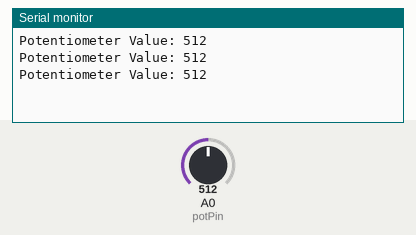
The sketch below on a simulated Arduino Uno, built with avr-gcc and run on an emulated ATmega328P. Parts: the last lines printed to the serial monitor. The inputs (shaded band) are chosen by the test bench; at power-on: A0 (potPin) = 512.

Above: at 1.3 s.
1.4 s: A0 (potPin) set to 716
At 1.9 s:
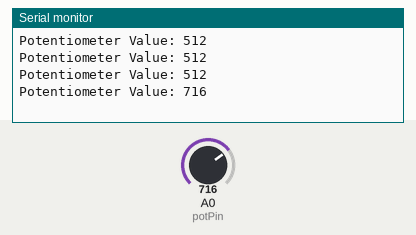
2.9 s: A0 (potPin) set to 900
At 3.4 s:
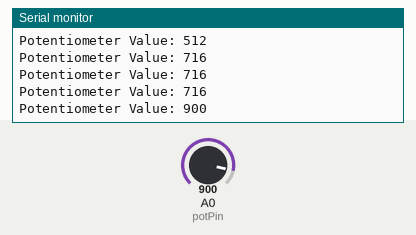
Timing chart, 0 to 5.9 s (numbered marks = the images above; inputs shaded):
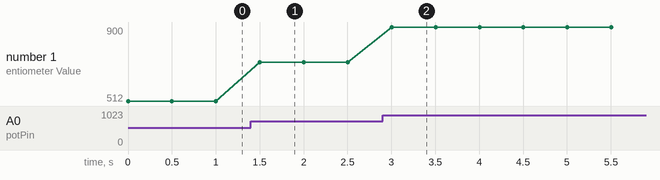

The sketch:

active-buzzer.ino
```cpp
// Pin for the potentiometer
int potPin = A0;

void setup() {
  // Start serial communication
  Serial.begin(9600);
}

void loop() {
  // Read the analog value from the potentiometer
  int potValue = analogRead(potPin);

  // Print the value to the serial monitor
  Serial.print("Potentiometer Value: ");
  Serial.println(potValue);

  // Add a small delay to avoid overwhelming
  // the serial monitor
  delay(500);
}
```

Measured:
- after the input at 1.4 s, the serial monitor: prints a new line after 0.10 s (image 1)
- after the input at 2.9 s, the serial monitor: prints a new line after 0.10 s (image 2)
- plotted number 1: 512 → 716 after the input at 1.4 s, 716 → 900 after the input at 2.9 s
